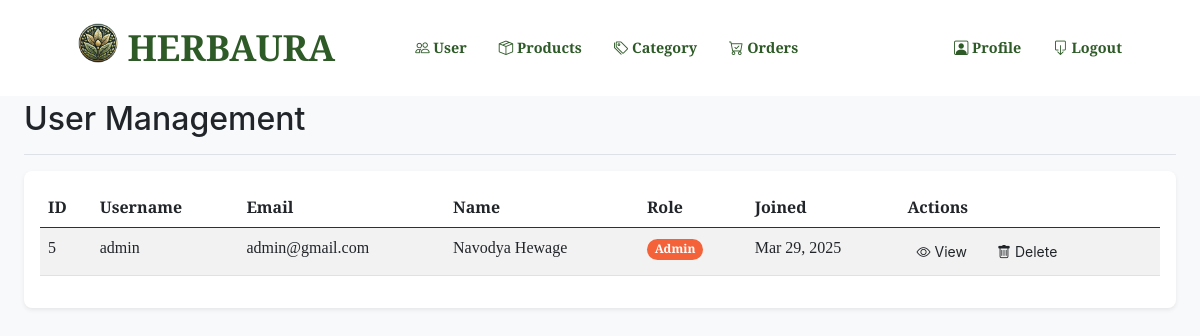
The app's page /admin/user.php (signed in) with its own data.
### tables this page shows
CREATE TABLE IF NOT EXISTS `users` (
  `user_id` int NOT NULL AUTO_INCREMENT,
  `username` varchar(50) NOT NULL,
  `email` varchar(100) NOT NULL,
  `password_hash` varchar(255) NOT NULL,
  `role` enum('admin','user') DEFAULT 'user',
  `first_name` varchar(50) DEFAULT NULL,
  `last_name` varchar(50) DEFAULT NULL,
  `phone_number` varchar(15) DEFAULT NULL,
  `address` varchar(255) DEFAULT NULL,
  `city` varchar(50) DEFAULT NULL,
  `state` varchar(50) DEFAULT NULL,
  `country` varchar(50) DEFAULT NULL,
  `zip_code` varchar(10) DEFAULT NULL,
  `created_at` timestamp NULL DEFAULT CURRENT_TIMESTAMP,
  `updated_at` timestamp NULL DEFAULT CURRENT_TIMESTAMP ON UPDATE CURRENT_TIMESTAMP,
  PRIMARY KEY (`user_id`),
  UNIQUE KEY `username` (`username`),
  UNIQUE KEY `email` (`email`)
);

### admin/user.php (the view, shortened to what this page needs)
<?php
require_once '../includes/functions.php';
$users = [];
$query = "SELECT user_id, username, email, role, first_name, last_name, created_at FROM Users ORDER BY created_at DESC";
$result = $link->query($query);
if ($result) {
    $users = $result->fetch_all(MYSQLI_ASSOC);
}
?>
<!DOCTYPE html>
<html lang="en">
<head>
    <link href="https://cdn.jsdelivr.net/npm/bootstrap@5.3.0/dist/css/bootstrap.min.css" rel="stylesheet">
    <link href="https://cdn.jsdelivr.net/npm/bootstrap-icons@1.5.0/font/bootstrap-icons.css" rel="stylesheet">
</head>
<body>
    <?php include '../includes/admin_header.php'; ?>
    <div class="container-fluid">
        <div class="row">
            <main class="col-12 px-md-4 py-4">
                <div class="d-flex justify-content-between flex-wrap flex-md-nowrap align-items-center pt-3 pb-2 mb-3 border-bottom">
                    <h1 class="h2">User Management</h1>
                </div>
                <div class="table-responsive">
                    <table class="table table-striped table-hover">
                        <thead>
                            <tr>
                                <th>ID</th>
                                <th>Username</th>
                                <th>Email</th>
                                <th>Name</th>
                                <th>Role</th>
                                <th>Joined</th>
                                <th>Actions</th>
                            </tr>
                        </thead>
                        <tbody>
                            <?php foreach ($users as $user): ?>
                            <tr>
                                <td><?= htmlspecialchars($user['user_id']) ?></td>
                                <td><?= htmlspecialchars($user['username']) ?></td>
                                <td><?= htmlspecialchars($user['email']) ?></td>
                                <td><?= htmlspecialchars($user['first_name'] . ' ' . $user['last_name']) ?></td>
                                <td>
                                    <span class="badge rounded-pill <?= $user['role'] === 'admin' ? 'badge-admin' : 'badge-user' ?>">
                                        <?= ucfirst($user['role']) ?>
                                    </span>
                                </td>
                                <td><?= date('M d, Y', strtotime($user['created_at'])) ?></td>
                                <td>
                                    <button class="btn btn-sm btn-view me-2" data-bs-toggle="modal" data-bs-target="#userModal"
                                        data-userid="<?= $user['user_id'] ?>">
                                        <i class="bi bi-eye"></i> View
                                    </button>
                                    <a href="users.php?delete_id=<?= $user['user_id'] ?>" class="btn btn-sm btn-delete"
                                        onclick="return confirm('Are you sure you want to delete this user?')">
                                        <i class="bi bi-trash"></i> Delete
                                    </a>
                                </td>
                            </tr>
                            <?php endforeach; ?>
                        </tbody>
                    </table>
                </div>
            </main>
        </div>
    </div>
</body>
</html>

### admin/user.php (style rules this page uses)
:root { --primary-green: #2d5a27; --secondary-beige: #f5e6d3; --accent-orange: #f4623a; }
body { font-family: 'Merriweather Sans', sans-serif; background-color: #f8f9fa; padding-top: 60px; }
.table-responsive { background-color: white; border-radius: 0.5rem; box-shadow: 0 0.125rem 0.25rem rgba(0,0,0,0.075); padding: 1rem; }
.table th { background-color: var(--primary-green); color: white; border-color: #1e3d19; }
.badge-admin { background-color: var(--accent-orange); }
.btn-view { background-color: var(--primary-green); color: white; }
.btn-delete { background-color: #dc3545; color: white; }

### records on screen
users: user_id "5", username "admin", email "admin@gmail.com", first_name+last_name "Navodya Hewage", role "Admin", created_at "Mar 29, 2025"
